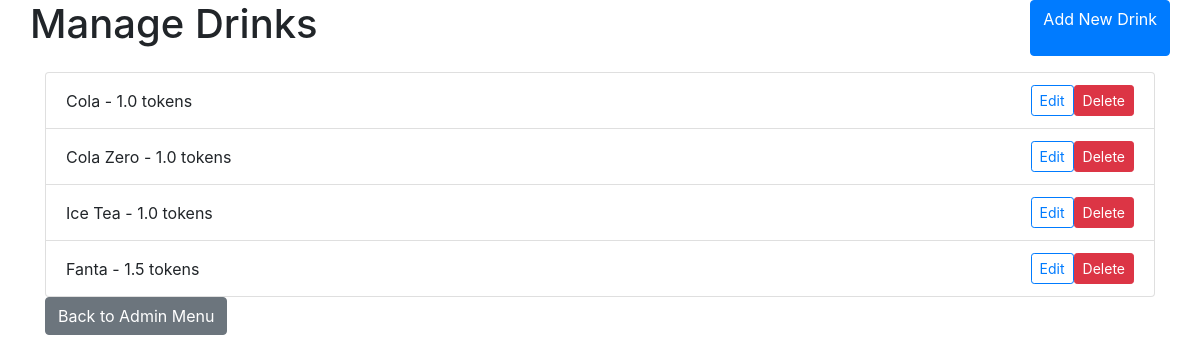
The app's page /admin/drinks (signed in) with its own data.
### app.py (models this page shows)
class Drink(db.Model):
    id = db.Column(db.Integer, primary_key=True)
    name = db.Column(db.String(50), nullable=False)
    price = db.Column(db.Float, nullable=False)
    image_url = db.Column(db.String(255), nullable=False)

### app.py (the view)
@app.route('/admin/drinks')
def admin_drinks():
    if not session.get('admin'):
        return redirect(url_for('admin_login'))
    drinks = Drink.query.all()
    return render_template('admin_drinks.html', drinks=drinks)

### templates/admin_drinks.html (shortened to what this page needs)
<!DOCTYPE html>
<html lang="en">
  <head>
    <link
      href="https://stackpath.bootstrapcdn.com/bootstrap/4.5.2/css/bootstrap.min.css"
      rel="stylesheet"
    />
  </head>
  <body>
    <div class="container">
      <div class="row justify-content-between mb-3">
        <h1>Manage Drinks</h1>
        <a href="{{ url_for('add_drink') }}" class="btn btn-primary"
          >Add New Drink</a
        >
      </div>
      <ul class="list-group">
        {% for drink in drinks %}
        <li
          class="list-group-item d-flex justify-content-between align-items-center"
        >
          <div>{{ drink.name }} - {{ drink.price }} tokens</div>
          <div class="d-flex">
            <a
              href="{{ url_for('edit_drink', id=drink.id) }}"
              class="btn btn-sm btn-outline-primary pa-2 me-2"
              >Edit</a
            >
            <form
              action="{{ url_for('delete_drink', id=drink.id) }}"
              method="post"
              style="display: inline"
            >
              <button type="submit" class="btn btn-sm btn-danger pa-2 me-2">
                Delete
              </button>
            </form>
          </div>
        </li>
        {% endfor %}
      </ul>
      <a href="{{ url_for('admin_menu') }}" class="btn btn-secondary"
        >Back to Admin Menu</a
      >
    </div>
  </body>
</html>

### records on screen
Drink: name "Cola", price "1.0"
Drink: name "Cola Zero", price "1.0"
Drink: name "Ice Tea", price "1.0"
Drink: name "Fanta", price "1.5"
